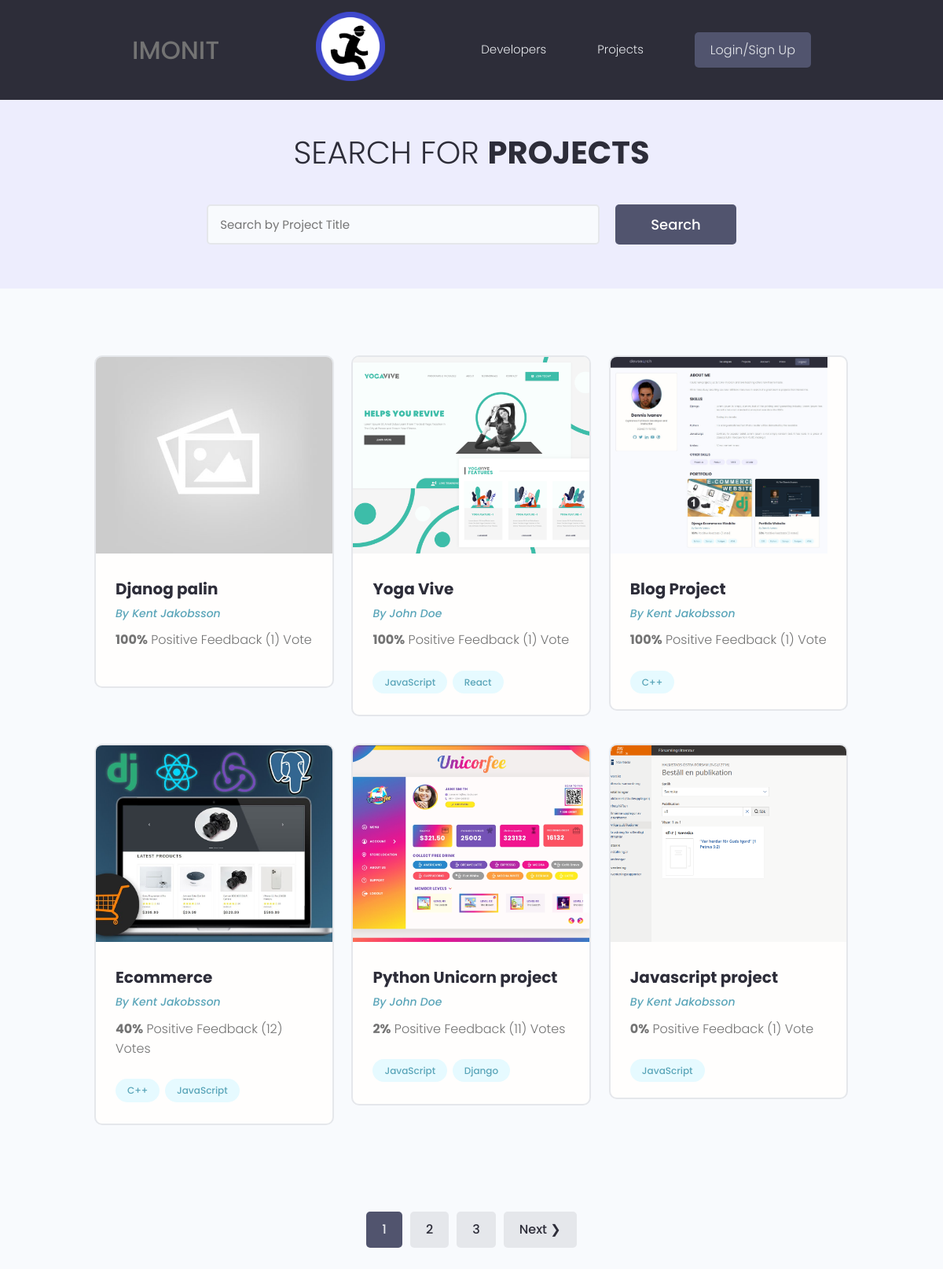
/projects/, run on the app's committed database.
### projects/models.py (models this page shows, shortened)
class Project(models.Model):
    owner = models.ForeignKey(Profile, null=True,blank=True, on_delete=models.CASCADE)
    title = models.CharField(max_length=200)
    description = models.TextField(null=True, blank=True)
    featured_image = models.ImageField(null=True, blank=True, default="default.jpg")
    demo_link = models.CharField(max_length=2000, blank=True, null=True)
    source_link = models.CharField(max_length=2000, blank=True, null=True)
    tags = models.ManyToManyField('Tag',blank=True)
    vote_total = models.IntegerField(default=0, null=True, blank=True)
    vote_ratio = models.IntegerField(default=0, null=True, blank=True)
    created = models.DateTimeField(auto_now_add=True)
    id = models.UUIDField(default=uuid.uuid4, unique=True, primary_key=True, editable=False)
    class Meta:
        ordering = ['-vote_ratio', '-vote_total', '-created']
    @property
    def imageURL(self):
        try:
            url =self.featured_image.url
            pathURL = "/staticfiles/images/default.jpg"
        except Exception :
            url = "/static/images/default.jpg"
        except:
            url = "/staticfiles/images/default.jpg"
        return url

class Tag(models.Model):
    name = models.CharField(max_length=200,)
    created = models.DateTimeField(auto_now_add=True)
    id = models.UUIDField(default=uuid.uuid4, unique=True, primary_key=True, editable=False)
    def __str__(self):
        return self.name

### users/models.py (models this page shows, shortened)
class Profile(models.Model):
    user = models.OneToOneField(User, on_delete=models.CASCADE, null=True, blank=True)
    name = models.CharField(max_length=200, null=True, blank=True)
    username = models.CharField(max_length=200, null=True, blank=True)
    email = models.EmailField(max_length=500, blank=True, null=True)
    phone = models.CharField(max_length=15, null=True, blank=True)
    location = models.CharField(max_length=200, null=True, blank=True)
    short_intro = models.CharField(max_length=200, blank=True, null=True)
    bio = models.TextField(max_length=2000, blank=True, null=True)
    profile_image = models.ImageField(null=True, blank=True, upload_to='profiles/', default='profiles/user-default.png')
    social_github = models.CharField(max_length=200, null=True, blank=True)
    social_linkedin = models.CharField(max_length=200, null=True, blank=True)
    social_twitter = models.CharField(max_length=200, null=True, blank=True)
    social_youtube = models.CharField(max_length=200, null=True, blank=True)
    social_stackoverflow = models.CharField(max_length=200, null=True, blank=True)
    social_website = models.CharField(max_length=200, null=True, blank=True)
    created = models.DateTimeField(auto_now_add=True)
    id = models.UUIDField(default=uuid.uuid4, unique=True, primary_key=True, editable=False)
    class Meta:
        ordering= ['created']

### projects/views.py (the view)
# urls.py: path('projects/', include('projects.urls')),
def projects(request):
    search_query, projects = searchProjects(request)
    custom_range, projects = paginateProjects(request, projects, 6)
    context = { 'projects' : projects, 'search': search_query, 'custom_range':custom_range }
    return render(request,'projects/projects.html', context)

### projects/utils.py (called while the page is built)
def searchProjects(request):
    search_query = ''
    if request.GET.get("search"):
        search_query = request.GET.get("search")
    tags = Tag.objects.filter(name__icontains=search_query)
    projects = Project.objects.distinct().filter(
        Q(title__icontains=search_query) |
        Q(description__icontains=search_query) |
        Q(owner__name__icontains=search_query) |
        Q(tags__in=tags))
    return search_query, projects

def paginateProjects(request, projects, results):
    page = request.GET.get('page')
    paginator = Paginator(projects,results)
    try:
        projects = paginator.page(page)
    except PageNotAnInteger:
        page = 1
        projects = paginator.page(page)
    except EmptyPage:
        page= paginator.num_pages
        projects = paginator.page(page)
    left_Index = (int(page) - 4)
    if left_Index < 1:
        left_Index = 1
    right_Index = (int(page) + 5)
    if right_Index > paginator.num_pages:
        right_Index = paginator.num_pages + 1
    custom_range = range(left_Index, right_Index)
    return custom_range, projects

### projects/templates/projects/projects.html (shortened to what this page needs)
{% extends 'main.html' %}
{% block content %}
<main class="projects">
    <section class="hero-section text-center">
      <div class="container container--narrow">
        <div class="hero-section__box">
          <h2>Search for <span>Projects</span></h2>
        </div>
        <div class="hero-section__search">
            <form id='searchForm' class="form" action="{% url 'projects' %}" method="get">
                <div class="form__field">
                    <input class="input input--text" id="formInput#search" type="text" name="search"
                    value="{{search}}" placeholder="Search by Project Title" />
                </div>
                <input class="btn btn--sub btn--lg" type="submit" value="Search" />
            </form>
        </div>
    </div>
    </section>
    <section class="projectsList">
        <div class="container">
            <div class="grid grid--three">
                {% for project in projects %}
                <div class="column">
                    <div class="card project">
                        <a href="{% url 'project' project.id %}" class="project">
                            <img class="project__thumbnail" src="{{project.imageURL}}" alt="project thumbnail" />
                            <div class="card__body">
                                <h3 class="project__title">{{project.title}}</h3>
                                <p><a class="project__author" href="{% url 'user-profile' project.owner.id %}">By
                                        {{project.owner.name}}</a>
                                </p>
                                <p class="project--rating">
                                    <span style="font-weight: bold;">{{project.vote_ratio}}%</span> Positive
                                    Feedback ({{project.vote_total}}) Vote{{project.vote_total|pluralize:"s"}}
                                </p>
                                <div class="project__tags">
                                    {% for tag in project.tags.all %}
                                    <span class="tag tag--pill tag--main">
                                        <small>{{tag}}</small>
                                    </span>
                                    {% endfor %}
                                </div>
                            </div>
                        </a>
                    </div>
                </div>
                {% endfor %}
            </div>
        </div>
    </section>
    {% include 'pagination.html' with queryset=projects custom_range=custom_range %}
</main>
{% endblock content %}

### templates/main.html (shortened to what this page needs)
<!DOCTYPE html>
{% load static %}
<html>
<head>
    <link rel="stylesheet" href="{% static 'uikit/styles/uikit.css' %}" />
    <link rel="stylesheet" href="{% static 'styles/app.css' %}" />
    <link rel="stylesheet" href="https://cdnjs.cloudflare.com/ajax/libs/material-design-iconic-font/2.2.0/css/material-design-iconic-font.min.css">
</head>
<body>
    {% include 'navbar.html' %}
    {% block content %}
    {% endblock content %}
</body>
</html>

### templates/navbar.html (shortened to what this page needs)
{% load static %}
<header class="header">
    <div class="container container--narrow"><h3>IMONIT</h3>
        <a href="{% url 'profiles' %}" class="header__logo">
            <img src="{% static 'images/imonit3.png' %} " alt="DevSearch Logo" />
        </a>
        <nav class="header__nav">
            <ul class="header__menu">
                <li class="header__menuItem"><a href="{% url 'profiles' %}">Developers</a></li>
                <li class="header__menuItem"><a href="{% url 'projects' %}">Projects</a></li>
                {% if request.user.is_authenticated %}
                <li class="header__menuItem"><a href="{% url 'account' %}">Account</a></li>
                <li class="header__menuItem"><a href="{% url 'inbox' %}">Inbox</a></li>
                <li class="header__menuItem"><a href="{% url 'logout' %}" class="btn btn--sub">Logout</a></li>
                {% else %}
                <li class="header__menuItem"><a href="{% url 'login' %}" class="btn btn--sub">Login/Sign Up</a></li>
                {% endif %}
            </ul>
        </nav>
    </div>
</header>

### templates/pagination.html (shortened to what this page needs)
{% if queryset.has_other_pages %}
<div class="pagination">
    <ul class="container">
        {% for page in custom_range %}
        {% if page == queryset.number%}
        <li><a href="?page={{page}}" class="btn page-link btn--sub" data-page="{{page}}">{{page}}</a></li>
        {% else %}
        <li><a href="?page={{page}}" class="btn page-link" data-page="{{page}}">{{page}}</a></li>
        {% endif %}
        {% endfor %}
        {% if queryset.has_next %}
        <li><a href="?page={{queryset.next_page_number}}" class="btn page-link"
                data-page="{{queryset.next_page_number}}">Next &#10095;</a></li>
        {% endif %}
    </ul>
</div>
{% endif %}

### static/styles/app.css (style rules this page uses)
:root { --color-sub: #2d2d39; }
.btn--sub { background-color: var(--color-sub-light); }
.card { border: 2px solid var(--color-light); }
img { width: 100%; }
.header { position: sticky; z-index: 111; background-color: var(--color-sub); padding: 1.5rem 0; }
.header > .container { display: flex; justify-content: space-between; align-items: center; }
.header__logo > img { height: 8.8rem; }
.header__nav > ul { display: inline-flex; align-items: center; list-style: none; gap: 6.5rem; }
.header__menuItem > a { color: var(--color-light); font-weight: 300; }
.hero-section { height: 40vh; display: flex; align-items: center; background-color: var(--color-sub); }
.hero-section__box { margin-bottom: 4rem; }
.hero-section__box > h2, .hero-section__box > h2 > span { font-size: 4rem; color: var(--color-light); line-height: 1.3; text-transform: uppercase; }
.hero-section__box > h2 { font-weight: 300; }
.hero-section__box > h2 > span { font-weight: 700; }
.hero-section__search > .form { display: flex; align-items: center; justify-content: center; gap: 2rem; }
.hero-section__search > .form input.input--text { width: 50rem; }
.pagination { margin-top: 8rem; margin-bottom: 10rem; }
.pagination > ul { flex-wrap: wrap; list-style: none; display: flex; align-items: center; justify-content: center; gap: 1rem; }
.pagination .btn { color: var(--color-sub); }
.pagination .btn.btn--sub { color: var(--color-light); }
.project__author { font-size: 1.4rem; font-style: italic; }
.project--rating { margin-bottom: 1.6em; margin-top: .5em; }
.projects > .hero-section { background: var(--color-sub-lighter); height: 30vh; }
.projects .hero-section__box { margin-bottom: 2.5rem; }
.projects .hero-section__box > h2 { color: var(--color-sub); }
.projects .hero-section__box > h2 > span { font-weight: 700; color: var(--color-sub); }
.projectsList { margin-top: 8rem; }
.project__thumbnail { height: 25rem; object-fit: cover; object-position: top center; }
.project__title { font-size: 2rem; font-weight: 700; color: var(--color-sub); }

### static/uikit/styles/modules/_variables.css (style rules this page uses)
:root { --color-main: #5aa5b9; --color-main-light: #e6faff; --color-sub: #3f4156; --color-sub-light: #51546e; --color-sub-lighter: #ededfd; --color-text: #737373; --color-gray: #8b8b8b; --color-light: #e5e7eb; --color-light-gray: #767676; --color-bg: #f8fafd; --color-white: #fffefd; --color-white-light: #f3f3f3; --color-success: #359e64; --color-success-bg: #def8e8; --color-error: #fc4b0b; --color-error-bg: #fff2ee; --font-base: 'Poppins', arial, helvetica, 'Segoe UI', roboto, ubuntu, sans-serif; --font-monospace: 'Fira Code', 'Courier New', courier, monospace; --font-regular: 300; --font-medium: 500; --font-bold: 700; --generic-shadow: 1px 1px 5px #00000010; --generic-transition: all 0.3s ease-in-out; }

### static/uikit/styles/modules/_base.css (style rules this page uses)
* { margin: 0; padding: 0; box-sizing: border-box; text-rendering: optimizeLegibility; color: inherit; font-size: inherit; }
html { font-size: 50%; }
@media only screen and (min-width: 480px) { html { font-size: 56.25%; } }
@media only screen and (min-width: 1200px) { html { font-size: 62.5%; } }
body { line-height: 1.6; font-weight: 400; font-size: 1.5rem; color: var(--color-text); background-color: var(--color-bg); min-height: 100vh; }

### static/uikit/styles/modules/_typography.css (style rules this page uses)
* { font-family: var(--font-base); }
h2 { font-size: 3.6rem; font-weight: var(--font-bold); }
h3 { font-size: 3.2rem; font-weight: var(--font-medium); }
p, span, strong { font-size: 1.6rem; color: var(--color-text); font-weight: var(--font-regular); }
a { padding-bottom: 2px; text-decoration: none; display: inline-block; color: var(--color-main); font-weight: var(--font-medium); }

### static/uikit/styles/modules/_utilities.css (style rules this page uses)
.container { width: 92%; max-width: 165rem; margin: 0 auto; box-sizing: border-box; }
.container--narrow { width: 92%; max-width: 120rem; }
@media screen and (min-width: 1000px) { .container { width: 90%; } }
@media screen and (min-width: 1000px) { .container--narrow { width: 85%; } }
@media screen and (min-width: 1200px) { .container { width: 80%; } }
@media screen and (min-width: 1200px) { .container--narrow { width: 72%; } }
.text-center { text-align: center; }

### static/uikit/styles/modules/_card.css (style rules this page uses)
.card { border-radius: 1rem; background-color: var(--color-white); border: 1.5px solid var(--color-light); width: auto; height: auto; margin-top: 0.5rem; margin-bottom: 0.5rem; overflow: hidden; }
.card__body, .card__header { padding: 2rem 2.5rem; }

### data on the page
Project: imageURL (placeholder picture), title "Djanog palin", owner.name "Kent Jakobsson", vote_ratio "100", vote_total "1"
Project: imageURL (picture), title "Yoga Vive", owner.name "John Doe", vote_ratio "100", vote_total "1"
Tag: name "JavaScript"
Tag: name "React"
Project: imageURL (picture), title "Blog Project", owner.name "Kent Jakobsson", vote_ratio "100", vote_total "1"
Tag: name "C++"
Project: imageURL (picture), title "Ecommerce", owner.name "Kent Jakobsson", vote_ratio "40", vote_total "12"
Project: imageURL (picture), title "Python Unicorn project", owner.name "John Doe", vote_ratio "2", vote_total "11"
Tag: name "Django"
Project: imageURL (picture), title "Javascript project", owner.name "Kent Jakobsson", vote_ratio "0", vote_total "1"

### other printed values
{{ page }} "1"
{{ page }} "2" "3"
